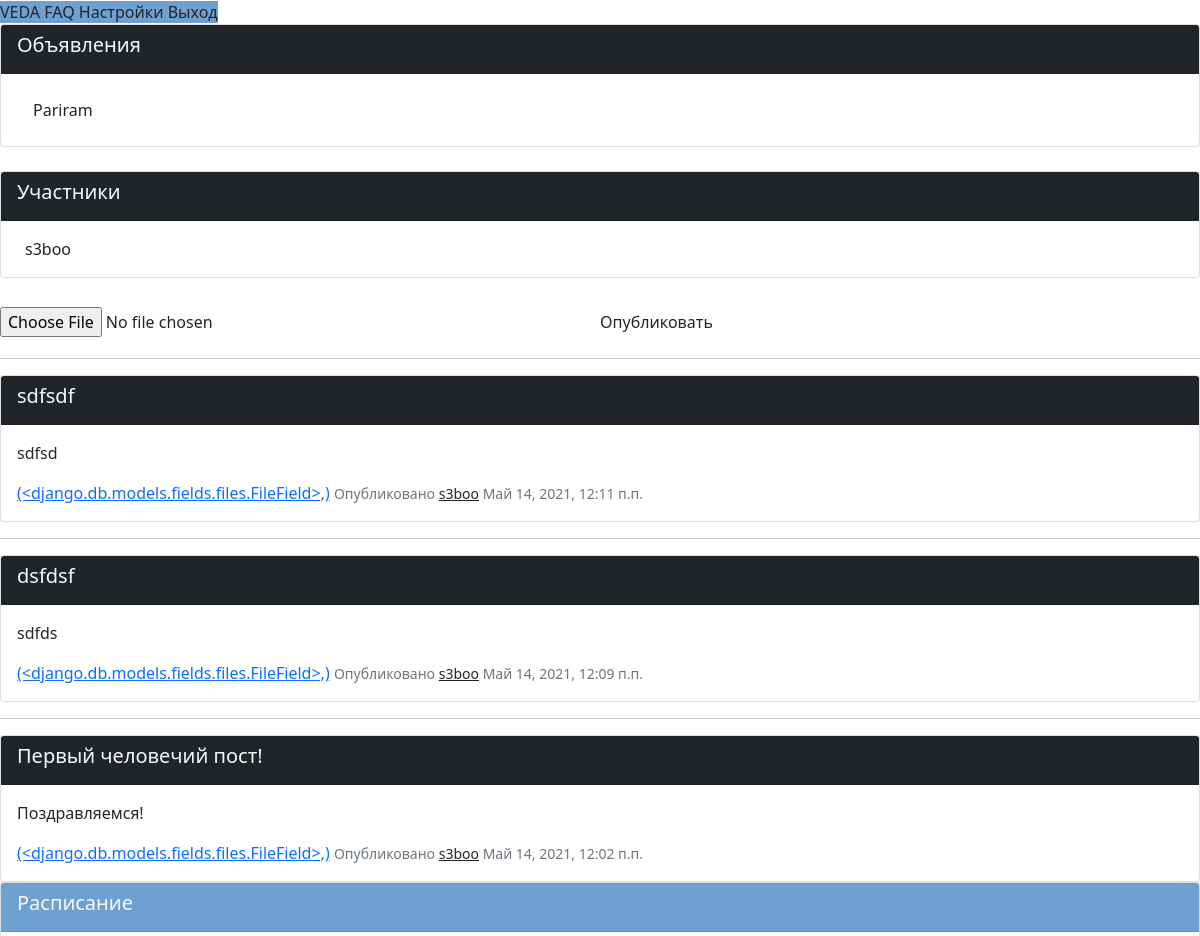
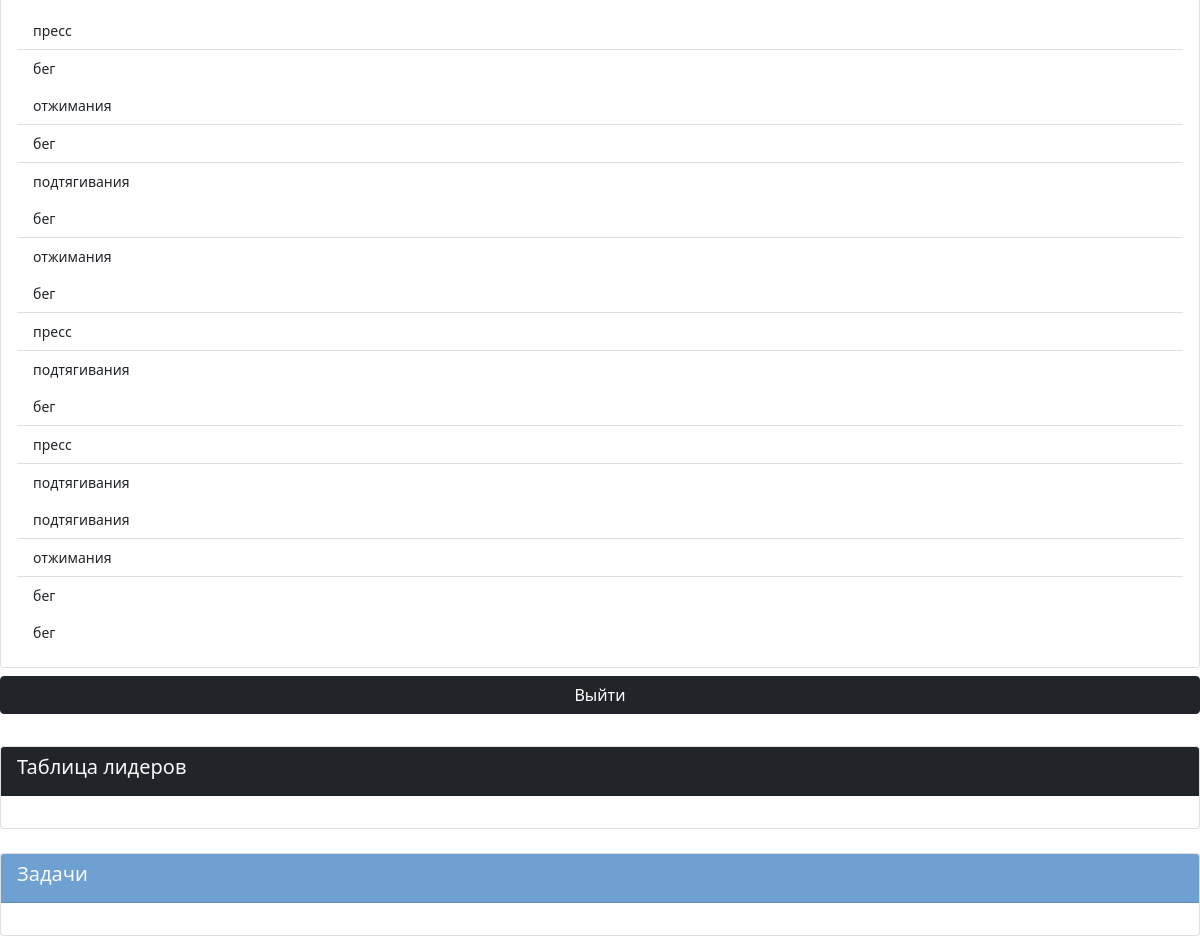
Page /group/11 (signed in) on the committed database (2 pictures, top to bottom).
### VEDA_application/models.py (models this page shows, shortened)
class Notice(models.Model):
    group = models.ForeignKey(
        Group,
        on_delete=models.CASCADE,
    ) # Группа для объявления
    author = models.ForeignKey(
        Client,
        on_delete=models.SET_NULL,
        null=True
    ) # Автор объявления (среди модераторов)
    message = models.CharField(max_length=250)                      # Содержание объявления
    date_of_create = models.DateTimeField(auto_now_add=True)        # Дата публикации

class Client(models.Model):
    def __str__(self):
        return self.user.username
    user = models.OneToOneField(
        User,
        on_delete=models.CASCADE,
    )   # Связь один-к-одному с пользователем
    father = models.ForeignKey(
        Parent,
        on_delete=models.SET_NULL,
        null=True,
        related_name='father'
    ) # Связь с родителем внешним ключем
    mother =  models.ForeignKey(
        Parent,
        on_delete=models.SET_NULL,
        null=True,
        related_name='mother'
    ) # Связь с родителем внешним ключом
    status = models.CharField(max_length=100)                       # Поле статуса (отображается в профиле пользователя)
    hobbies = models.CharField(max_length=100)                      # Поле хобби (используется куратором и отображается в профиле)
    day_of_birthday = models.DateField(null=True)                   # Поле дня рождения (используется куратором и отображается в профиле)
    adress = models.CharField(max_length=50)                        # Поле адреса (используется только куратором и не виден в профиле)
    gender = models.CharField(choices=(
        ('M', 'Male'),
        ('F', 'Female'),
        ('O', 'Other')
    ), max_length=50, null=True)
    userpic = models.ImageField(upload_to='userpics', null=True, default="default.png")    # Аватар пользователя

class Group_post(models.Model):
    class Meta():
        ordering = ['-date_of_create']
    group = models.ForeignKey(
        Group,
        on_delete=models.CASCADE
    ) # Группа-автор
    author = models.ForeignKey(
        Client,
        on_delete=models.SET_NULL,
        null=True
    ) # Автор поста, может отсутствовать
    article = models.CharField(max_length=50)                   # Заголовок поста
    text = models.TextField()                                   # Сообщение поста, неограниченное количество знаков
    date_of_create = models.DateTimeField(auto_now_add=True)    # Дата и время публикации поста
    file = models.FileField(null=True, upload_to='files'),      # Файл приложение к посту

class Lesson(models.Model):
    group = models.ForeignKey(Group, on_delete=models.CASCADE)
    day = models.IntegerField(choices=(
        (1, 'Monday'),
        (2, 'Tuesday'),
        (3, 'Wednesday'),
        (4, 'Thursday'),
        (5, 'Friday'),
        (6, 'Saturday'),
        (7, 'Sunday'),
    ), blank=False, null=False)
    discipline = models.CharField(max_length=40, null=False, blank=False)

### VEDA_application/views.py (the view)
# urls.py: re_path('^group/(?P<pk>\d+?)$', views.group, name="group"),       # страница конкретной группы, доступ по ключу
def group(request, pk):
    if request.method == "GET":
        group = get_object_or_404(models.Group, pk=pk)
        return render(request, 'group.html', context={
            'group': group,
            'listeners': group.listeners.all(),
            'moderators': group.moderators.all(),
            'notices': models.Notice.objects.filter(group__id=group.id),
            'tasks': models.Task.objects.filter(group__id=group.id),
            'posts': models.Group_post.objects.filter(group__id=group.id),
            'sheet': models.Lesson.objects.filter(group__id=group.id)
        })

### VEDA_application/templates/group.html (shortened to what this page needs)
{% extends 'main_template.html' %}
{% load static %}
{% block application %}
  {% include 'borders_template.html' %}
  <b-container id="group" class="mt-5">
    <b-row>
      <b-col cols=8>
        <div class="card card-outline-secondary m-0">
          <div class="card-header bg-dark text-light">
            <h5>Объявления</h5>
          </div>
          <div class="card-body">
            <div class="list-group list-group-flush">
              {% for notice in notices %}
                <a ref="#"
                  class="list-group-item list-group-item-action d-flex justify-content-between align-items-center">
                  {{ notice.message }}
                </a>
              {% endfor %}
            </div>
          </div>
        </div>
        <div class="card card-outline-secondary m-0 mt-4">
          <div class="card-header bg-dark text-light">
            <h5>Участники</h5>
          </div>
          <div class="card-body">
            <div class="d-flex">
              {% for moderator in moderators %}
                <div class="d-flex flex-column mx-2">
                  {{  moderator.user.username }}
                </div>
              {% endfor %}
            </div>
          </div>
        </div>
        <div class="mt-4">
          {% if user.client in moderators %}
            <b-card title="Новая публикация">
              <b-form
                method="POST"
                action="{% url 'group_post' group.id %}"
                enctype="multipart/form-data"
                @submit="onSubmitPost">
                <div class="d-flex justify-content-between align-items-center">
                  <div class="custom-file">
                    <input
                    type="file"
                    name="file"
                    class="custom-control-input"
                    v-model="postForm.file">
                  </div>
                  <b-button
                    type="submit"
                    variant="dark"
                    class="my-2 w-50">Опубликовать</b-button>
                </div>
              </b-form>
            </b-card>
          {% endif %}
          {% for post in posts %}
            <hr>
            <div class="card card-outline-secondary mt-2">
              <div class="card-header bg-dark text-light">
                <h5>{{ post.article }}</h5>
              </div>
              <div class="card-body">
                <p>{{ post.text }}</p>
                <a href="{{ post.file.url }}"> {{ post.file}}</a>
                <small class="text-muted">Опубликовано <a class="text-dark" href="{% url 'profile' post.author.id %}">{{ post.author }}</a>  {{ post.date_of_create }}</small>
              </div>
            </div>
          {% endfor %}
        </div>
      </b-col>
      <b-col cols=4>
        <div class="card card-outline-secondary m-0">
          <div class="card-header text-light bg-blue">
            <h5>Расписание</h5>
          </div>
          <div class="card-body">
            <b-tabs small vertical justified>
              <b-tab text="dark" title="Понедельник" active>
                <div class="list-group list-group-flush">
                  {% for x in sheet %}
                    {% if x.day == 1 %}
                      <a class="list-group-item list-group-item-action small"> {{ x.discipline }} </a>
                    {% endif %}
                  {% endfor %}
                </div>
              </b-tab>
              <b-tab text="dark" title="Вторник">
                <div class="list-group list-group-flush">
                  {% for x in sheet %}
                    {% if x.day == 2 %}
                      <a class="list-group-item list-group-item-action small"> {{ x.discipline }} </a>
                    {% endif %}
                  {% endfor %}
                </div>
              </b-tab>
              <b-tab text="dark" title="Среда">
                <div class="list-group list-group-flush">
                  {% for x in sheet %}
                    {% if x.day == 4 %}
                      <a class="list-group-item list-group-item-action small"> {{ x.discipline }} </a>
                    {% endif %}
                  {% endfor %}
                </div>
              </b-tab>
              <b-tab text="dark" title="Четверг">
                <div class="list-group list-group-flush">
                  {% for x in sheet %}
                    {% if x.day == 5 %}
                      <a class="list-group-item list-group-item-action small"> {{ x.discipline }} </a>
                    {% endif %}
                  {% endfor %}
                </div>
              </b-tab>
              <b-tab text="dark" title="Пятница">
                <div class="list-group list-group-flush">
                  {% for x in sheet %}
                    {% if x.day == 5 %}
                      <a class="list-group-item list-group-item-action small"> {{ x.discipline }} </a>
                    {% endif %}
                  {% endfor %}
                </div>
              </b-tab>
              <b-tab text="dark" title="Суббота">
                <div class="list-group list-group-flush">
                  {% for x in sheet %}
                    {% if x.day == 6 %}
                      <a class="list-group-item list-group-item-action small"> {{ x.discipline }} </a>
                    {% endif %}
                  {% endfor %}
                </div>
              </b-tab>
              <b-tab text="dark" title="Воскресенье">
                <div class="list-group list-group-flush">
                  {% for x in sheet %}
                    {% if x.day == 7 %}
                      <a class="list-group-item list-group-item-action small"> {{ x.discipline }} </a>
                    {% endif %}
                  {% endfor %}
                </div>
              </b-tab>
            </b-tabs>
          </div>
        </div>
        {% if not user.client in listeners and not user.client in moderators %}
          <b-form method="POST" action="{% url 'group_enter' group.id %}">
            <b-button type="submit" class="btn w-100 btn-dark my-2">
              Войти
            </b-button>
          </b-form>
        {% else %}
          <b-form method="POST" action="{% url 'group_out' group.id %}">
            <b-button class="btn w-100 btn-dark my-2" type="submit">
              Выйти
            </b-button>
          </b-form>
        {% endif %}
        <div class="card card-outline-secondary m-0 mt-4">
          <div class="card-header bg-dark text-light">
            <h5>Таблица лидеров</h5>
          </div>
          <div class="card-body">
          </div>
        </div>
        <div class="card card-outline-secondary m-0 mt-4">
          <div class="card-header bg-blue text-light">
            <h5>Задачи</h5>
          </div>
          <div class="card-body">
          </div>
        </div>
      </b-col>
    </b-row>
  </b-container>
{% endblock application %}

### static/bg.css (style rules this page uses)
.bg-blue { background-color: #6ea0d2; }

### rows in the picture
Notice: message "Pariram"
Client: user.username "s3boo"
Group_post: article "sdfsdf", text "sdfsd", file "(<django.db.models.fields.files.FileField>,)", author "s3boo", date_of_create "Май 14, 2021, 12:11 п.п."
Group_post: article "dsfdsf", text "sdfds", file "(<django.db.models.fields.files.FileField>,)", author "s3boo", date_of_create "Май 14, 2021, 12:09 п.п."
Group_post: article "Первый человечий пост!", text "Поздравляемся!", file "(<django.db.models.fields.files.FileField>,)", author "s3boo", date_of_create "Май 14, 2021, 12:02 п.п."
Lesson: discipline "пресс"
Lesson: discipline "бег"
Lesson: discipline "отжимания"
Lesson: discipline "бег"
Lesson: discipline "подтягивания"
Lesson: discipline "бег"
Lesson: discipline "отжимания"
Lesson: discipline "бег"
Lesson: discipline "пресс"
Lesson: discipline "подтягивания"
Lesson: discipline "подтягивания"
Lesson: discipline "отжимания"
Lesson: discipline "бег"
Lesson: discipline "бег"
